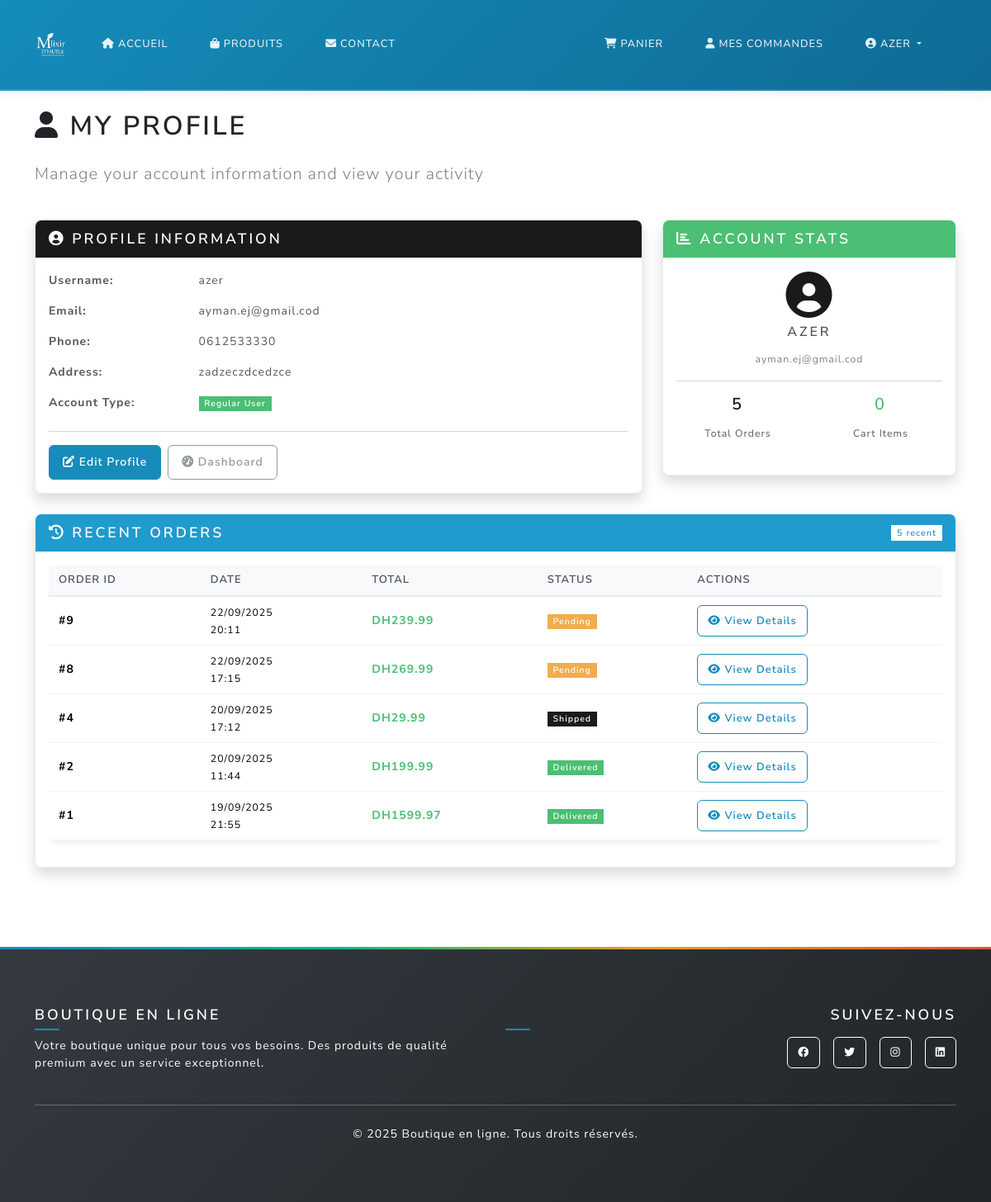
Before: /profile (signed in) with the older database file.
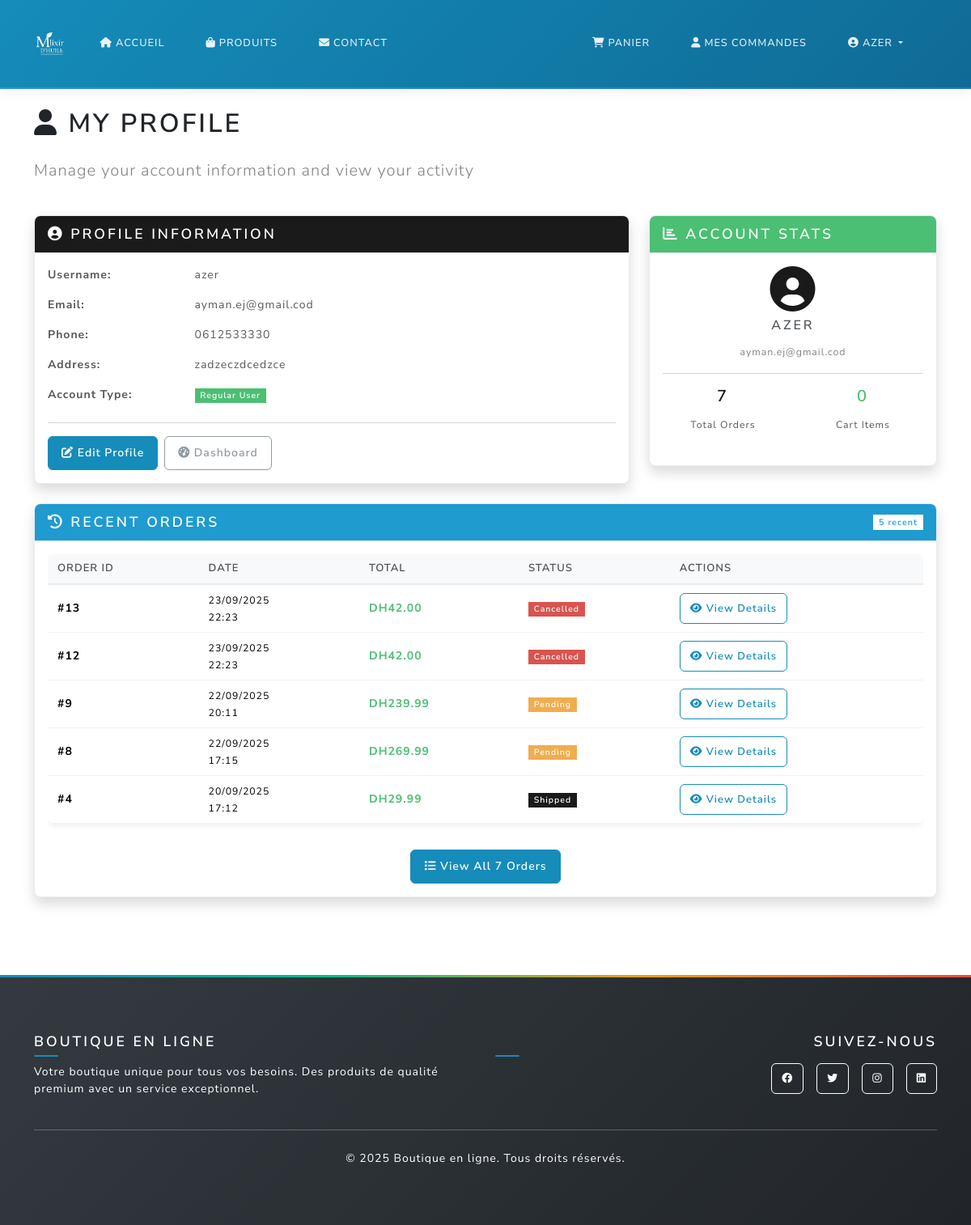
After: the same page with the newer database file.
### main.py (models this page shows)
class Order(db.Model):
    id = db.Column(db.Integer, primary_key=True)
    user_id = db.Column(db.Integer, db.ForeignKey('user.id'), nullable=False)
    total = db.Column(db.Float, nullable=False)
    status = db.Column(db.String(20), default='pending')
    created_at = db.Column(db.DateTime, default=db.func.current_timestamp())

### main.py (the view)
@app.route('/profile')
@login_required
def profile():
    orders_count = Order.query.filter_by(user_id=current_user.id).count()
    recent_orders = Order.query.filter_by(user_id=current_user.id)\
        .order_by(Order.created_at.desc()).limit(5).all()
    return render_template('profile.html',
                         user=current_user,
                         orders_count=orders_count,
                         recent_orders=recent_orders)

### main.py (called while the page is built, shortened)
@login_manager.user_loader
def load_user(user_id):
    return User.query.get(int(user_id))

@app.context_processor
def inject_cart_count():
    if current_user.is_authenticated:
        try:
            from sqlalchemy import inspect
            inspector = inspect(db.engine)
            if 'cart' in inspector.get_table_names():
                cart_count = Cart.query.filter_by(user_id=current_user.id).count()
                cart_total_quantity = db.session.query(db.func.sum(Cart.quantity))\
                    .filter_by(user_id=current_user.id).scalar() or 0
                return {
                    'cart_count': cart_count,
                    'cart_total_quantity': int(cart_total_quantity)
                }
        except Exception:
            pass
    return {'cart_count': 0, 'cart_total_quantity': 0}

def get_shipping_settings():
    settings = ShippingSettings.query.first()
    return settings

@app.context_processor
def inject_admin_stats():
    return {'unread_contacts_count': 0, 'pending_responses_count': 0}

### templates/profile.html (shortened to what the changed rows need)
{% extends "base.html" %}
{% block content %}
<div class="container py-4">
  <div class="row">
    <div class="col-12">
      <h1 class="mb-4"><i class="fas fa-user"></i> My Profile</h1>
    </div>
  </div>
  <div class="row mb-4">
    <div class="col-md-4">
      <div class="card shadow">
        <div class="card-body">
          <div class="row text-center">
            <div class="col-6">
              <h4 class="text-primary">{{ orders_count|default(0) }}</h4>
              <small>Total Orders</small>
            </div>
          </div>
        </div>
      </div>
    </div>
  </div>
  <div class="row">
    <div class="col-12">
      <div class="card shadow">
        <div class="card-body">
          {% if recent_orders %}
          <div class="table-responsive">
            <table class="table table-hover">
              <thead>
                <tr>
                  <th>Order ID</th>
                  <th>Date</th>
                  <th>Total</th>
                  <th>Status</th>
                  <th>Actions</th>
                </tr>
              </thead>
              <tbody>
                {% for order in recent_orders %}
                <tr>
                  <td><strong>#{{ order.id }}</strong></td>
                  <td>
                    <small>
                      {{ order.created_at.strftime('%d/%m/%Y') if order.created_at else 'N/A' }}<br>
                      {{ order.created_at.strftime('%H:%M') if order.created_at else '' }}
                    </small>
                  </td>
                  <td><strong class="text-success">DH{{ "%.2f"|format(order.total) }}</strong></td>
                  <td>
                    {% if order.status == 'pending' %}
                      <span class="badge bg-warning">Pending</span>
                    {% elif order.status == 'processing' %}
                      <span class="badge bg-info">Processing</span>
                    {% elif order.status == 'shipped' %}
                      <span class="badge bg-primary">Shipped</span>
                    {% elif order.status == 'delivered' %}
                      <span class="badge bg-success">Delivered</span>
                    {% elif order.status == 'completed' %}
                      <span class="badge bg-success">Completed</span>
                    {% elif order.status == 'cancelled' %}
                      <span class="badge bg-danger">Cancelled</span>
                    {% else %}
                      <span class="badge bg-secondary">{{ order.status.title() }}</span>
                    {% endif %}
                  </td>
                  <td>
                    <a href="{{ url_for('order_detail', order_id=order.id) }}"
                       class="btn btn-sm btn-outline-primary">
                      <i class="fas fa-eye"></i> View Details
                    </a>
                  </td>
                </tr>
                {% endfor %}
              </tbody>
            </table>
          </div>
          {% if orders_count > 5 %}
          <div class="text-center mt-3">
            <a href="{{ url_for('dashboard') }}" class="btn btn-primary">
              <i class="fas fa-list"></i> View All {{ orders_count }} Orders
            </a>
          </div>
          {% endif %}
          {% endif %}
        </div>
      </div>
    </div>
  </div>
</div>
{% endblock %}

Changed rows visible on the page:
no longer on this page (row unchanged): Order: id "2", created_at "20/09/2025", created_at "11:44", total "199.99", status "Delivered"
no longer on this page (row unchanged): Order: id "1", created_at "19/09/2025", created_at "21:55", total "1599.97", status "Delivered"
added Order: id "13", created_at "23/09/2025", created_at "22:23", total "42.00", status "Cancelled"
added Order: id "12", created_at "23/09/2025", created_at "22:23", total "42.00", status "Cancelled"
Other visible differences:
{{ orders_count|default(0) }}: "5" → "7"
{{ orders_count }}: (not shown) → "7"
text now shown: "View All Orders"
